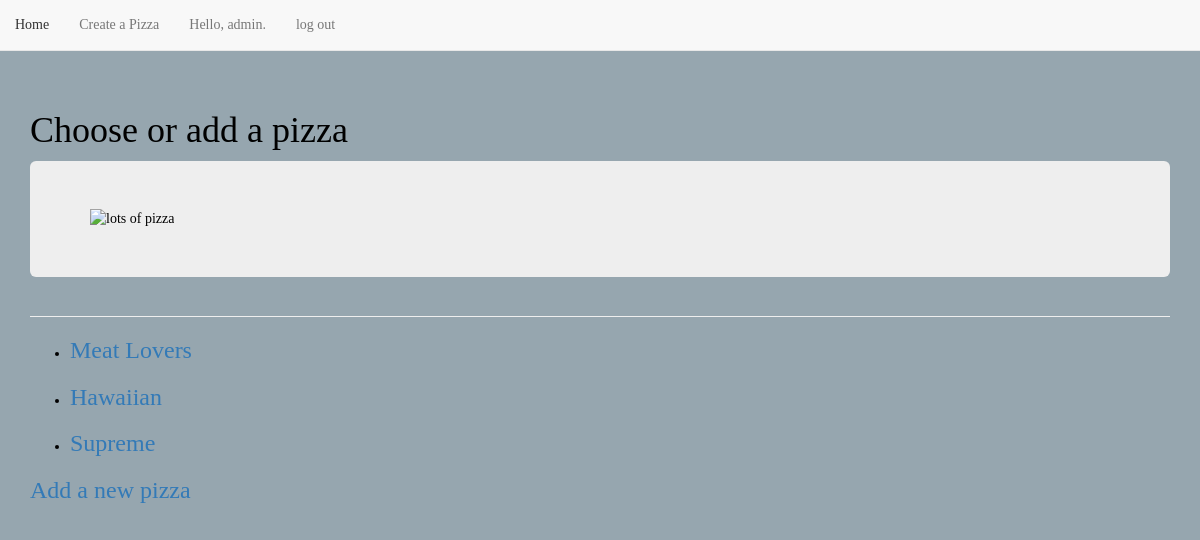
/pizzas (signed in), run on the app's committed database.
### pizzas/models.py (models this page shows)
class Pizza(models.Model):
    text = models.CharField(max_length=200)
    date_added = models.DateTimeField(auto_now_add=True)
    owner = models.ForeignKey(User, on_delete=models.CASCADE)
    def __str__(self):
        return self.text

### pizzas/views.py (the view)
# urls.py: path('', include('pizzas.urls', namespace='pizzas')),
@login_required
def pizzas(request):
    pizzas = Pizza.objects.filter(owner=request.user).order_by('date_added')
    context = {'pizzas':pizzas}
    return render (request, 'pizzas/pizzas.html', context)

### pizzas/templates/pizzas/pizzas.html
{% extends "pizzas/base.html" %}
{% block header %}
<h1>Choose or add a pizza</h1>
<div class='jumbotron'>
    <img src="https://cdn.foodism.co.uk/featured_image/5c51a4ec43e1b.jpeg" alt="lots of pizza" width="600" height="300">
</div>
{% endblock header %}
{% block content %}
<ul>
    {% for pizza in pizzas %}
    <li>
        <h3>
            <a href="{% url 'pizzas:pizza' pizza.id %}">{{ pizza }}</a>
        </h3>
    </li>
    {% empty %}
        <li>No Pizzas have been added yet.</li>
    {% endfor %}
</ul>
<h3><a href="{% url 'pizzas:new_pizza' %}">Add a new pizza</a></h3>
{% endblock content %}

### pizzas/templates/pizzas/base.html (shortened to what this page needs)
{% load bootstrap3 %}
<!DOCTYPE html>
<html lang="en">
    <head>
        {% bootstrap_css %}
    </head>
    <body style="background-color:#96a6af; font-family: merriweather; color:black"">
        <nav class="navbar navbar-default navbar-static-top">
                    <ul class="nav navbar-nav">
                        <li><a href="{% url 'pizzas:index' %}">Home</a></li>
                        <li><a href="{% url 'pizzas:pizzas' %}">Create a Pizza</a></li>
                        {% if user.is_authenticated %}
                            <li><a>Hello, {{ user.username }}.</a></li>
                            <li><a href="{% url 'users:logout' %}">log out</a></li>
                        {% else %}
                            <li><a href="{% url 'users:register' %}">register</a></li>
                            <li><a href="{% url 'users:login' %}">log in</a></li>
                        {% endif %}
                    </ul>
        </nav>
        <div class="container">
            <div class="page-header">
                {% block header %}{% endblock header %}
            </div>
            <div>
                {% block content %}{% endblock content %}
            </div>
        </div>
    </body>
</html>

### data on the page
Pizza: text "Meat Lovers"
Pizza: text "Hawaiian"
Pizza: text "Supreme"

### other printed values
{{ user.username }} "admin"
